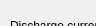
          <widget class="QWidget" name="page">
           <property name="geometry">
            <rect>
             <x>0</x>
             <y>0</y>
             <width>96</width>
             <height>26</height>
            </rect>
           </property>
           <attribute name="label">
            <string>Battery Mode</string>
           </attribute>
           <widget class="QPushButton" name="btn_batSet">
            <property name="geometry">
             <rect>
              <x>120</x>
              <y>210</y>
              <width>103</width>
              <height>33</height>
             </rect>
            </property>
            <property name="text">
             <string>SET</string>
            </property>
           </widget>
           <widget class="QLabel" name="label_11">
            <property name="geometry">
             <rect>
              <x>10</x>
              <y>90</y>
              <width>151</width>
              <height>31</height>
             </rect>
            </property>
            <property name="text">
             <string>End Capacity</string>
            </property>
           </widget>
           <widget class="QSpinBox" name="val_battery_seconds">
            <property name="geometry">
             <rect>
              <x>310</x>
              <y>130</y>
              <width>61</width>
              <height>32</height>
             </rect>
            </property>
            <property name="suffix">
             <string> s</string>
            </property>
            <property name="minimum">
             <number>0</number>
            </property>
            <property name="maximum">
             <number>59</number>
            </property>
            <property name="value">
             <number>0</number>
            </property>
           </widget>
           <widget class="QDoubleSpinBox" name="val_battery_voltage">
            <property name="geometry">
             <rect>
              <x>170</x>
              <y>50</y>
              <width>121</width>
              <height>32</height>
             </rect>
            </property>
            <property name="suffix">
             <string> V</string>
            </property>
            <property name="decimals">
             <number>4</number>
            </property>
            <property name="minimum">
             <double>0.000100000000000</double>
            </property>
            <property name="maximum">
             <double>120.000000000000000</double>
            </property>
           </widget>
           <widget class="QLabel" name="label_12">
            <property name="geometry">
             <rect>
              <x>10</x>
              <y>130</y>
              <width>151</width>
              <height>31</height>
             </rect>
            </property>
            <property name="text">
             <string>End Duration</string>
            </property>
           </widget>
           <widget class="QSpinBox" name="val_battery_minutes">
            <property name="geometry">
             <rect>
              <x>240</x>
              <y>130</y>
              <width>61</width>
              <height>32</height>
             </rect>
            </property>
            <property name="suffix">
             <string> m</string>
            </property>
            <property name="minimum">
             <number>0</number>
            </property>
            <property name="maximum">
             <number>59</number>
            </property>
            <property name="value">
             <number>0</number>
            </property>
           </widget>
           <widget class="QDoubleSpinBox" name="val_battery_current">
            <property name="geometry">
             <rect>
              <x>170</x>
              <y>10</y>
              <width>121</width>
              <height>32</height>
             </rect>
            </property>
            <property name="suffix">
             <string> A</string>
            </property>
            <property name="decimals">
             <number>4</number>
            </property>
            <property name="minimum">
             <double>0.000100000000000</double>
            </property>
            <property name="maximum">
             <double>30.000000000000000</double>
            </property>
            <property name="singleStep">
             <double>0.100000000000000</double>
            </property>
           </widget>
           <widget class="QSpinBox" name="val_battery_hours">
            <property name="geometry">
             <rect>
              <x>170</x>
              <y>130</y>
              <width>61</width>
              <height>32</height>
             </rect>
            </property>
            <property name="suffix">
             <string> h</string>
            </property>
            <property name="minimum">
             <number>0</number>
            </property>
            <property name="maximum">
             <number>99</number>
            </property>
            <property name="value">
             <number>0</number>
            </property>
           </widget>
           <widget class="QLabel" name="label_9">
            <property name="geometry">
             <rect>
              <x>10</x>
              <y>10</y>
              <width>151</width>
              <height>31</height>
             </rect>
            </property>
            <property name="text">
             <string>Discharge current</string>
            </property>
           </widget>
           <widget class="QPushButton" name="btn_bat_recall">
            <property name="geometry">
             <rect>
              <x>10</x>
              <y>210</y>
              <width>103</width>
              <height>33</height>
             </rect>
            </property>
            <property name="text">
             <string>Recall</string>
            </property>
           </widget>
           <widget class="QLabel" name="label_13">
            <property name="geometry">
             <rect>
              <x>10</x>
              <y>170</y>
              <width>81</width>
              <height>31</height>
             </rect>
            </property>
            <property name="text">
             <string>Save Slot</string>
            </property>
           </widget>
           <widget class="QLabel" name="label_10">
            <property name="geometry">
             <rect>
              <x>10</x>
              <y>50</y>
              <width>151</width>
              <height>31</height>
             </rect>
            </property>
            <property name="text">
             <string>End Voltage</string>
            </property>
           </widget>
           <widget class="QDoubleSpinBox" name="val_battery_capacity">
            <property name="geometry">
             <rect>
              <x>170</x>
              <y>90</y>
              <width>121</width>
              <height>32</height>
             </rect>
            </property>
            <property name="suffix">
             <string> Ah</string>
            </property>
            <property name="decimals">
             <number>4</number>
            </property>
            <property name="minimum">
             <double>0.000100000000000</double>
            </property>
            <property name="maximum">
             <double>9999.000000000000000</double>
            </property>
            <property name="singleStep">
             <double>0.100000000000000</double>
            </property>
            <property name="value">
             <double>1.000000000000000</double>
            </property>
           </widget>
           <widget class="QSpinBox" name="val_battery_slot">
            <property name="geometry">
             <rect>
              <x>170</x>
              <y>170</y>
              <width>51</width>
              <height>32</height>
             </rect>
            </property>
            <property name="minimum">
             <number>1</number>
            </property>
            <property name="maximum">
             <number>10</number>
            </property>
           </widget>
          </widget>
